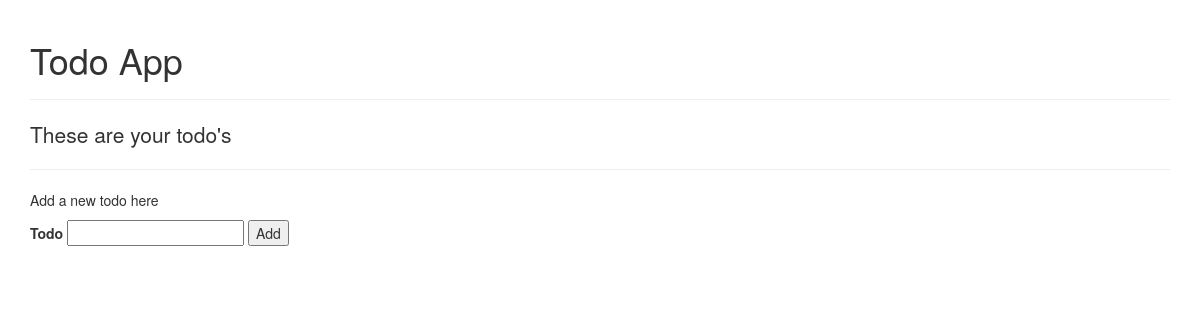
Before: / with the older database file.
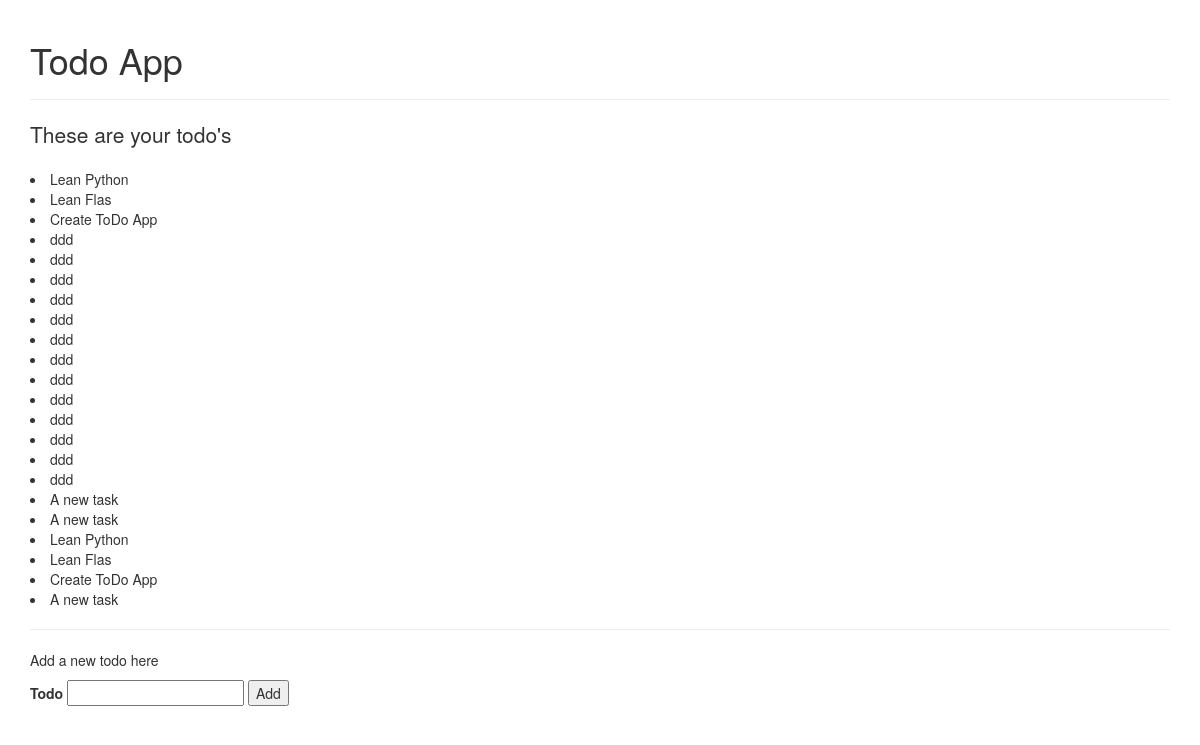
After: the same page with the newer database file.
### app.py (models this page shows)
class Todo(db.Model):
  id = db.Column(db.Integer, primary_key = True)
  todo_text = db.Column(db.String(256), index = True)
  todo_status = db.Column(db.String(12), index = True)

### app.py (the view, shortened to what this page needs)
@app.route('/', methods=["GET", "POST"])
def index():
    return render_template(
       'index.html',
        todos=Todo.query.all(),
        template_form=TodoForm()
        )

### app.py
class TodoForm(FlaskForm):
  todo = StringField("Todo")
  submit = SubmitField("Add")

### templates/index.html (shortened to what this page needs)
<!DOCTYPE html>
<html lang="en">
<head>
    <link rel="stylesheet" href="https://cdn.jsdelivr.net/npm/bootstrap@3.3.7/dist/css/bootstrap.min.css">
<link rel="stylesheet" href="https://cdn.jsdelivr.net/npm/bootstrap@3.3.7/dist/css/bootstrap-theme.min.css">
</head>
<body>
        <div class="container">
          <div class="page-header">
            <h1>Todo App</h1>
          </div>
          <p class="lead">These are your todo's</p>
          {% for todo in todos %}
            <li>{{ todo.todo_text }}</li>
          {% endfor %}
          <hr />
          <p>Add a new todo here</p>
          <form method="POST">
            <p>
              {{ template_form.todo.label }}
              {{ template_form.todo() }}
              {{ template_form.submit() }}
            </p>
          </form>
        </div>
</body>
</html>

Changed rows visible on the page:
added Todo: todo_text "Lean Python"
added Todo: todo_text "Lean Flas"
added Todo: todo_text "Create ToDo App"
added Todo: todo_text "ddd"
added Todo: todo_text "ddd"
added Todo: todo_text "ddd"
added Todo: todo_text "ddd"
added Todo: todo_text "ddd"
added Todo: todo_text "ddd"
added Todo: todo_text "ddd"
added Todo: todo_text "ddd"
added Todo: todo_text "ddd"
added Todo: todo_text "ddd"
added Todo: todo_text "ddd"
added Todo: todo_text "ddd"
added Todo: todo_text "ddd"
added Todo: todo_text "A new task"
added Todo: todo_text "A new task"
added Todo: todo_text "Lean Python"
added Todo: todo_text "Lean Flas"
added Todo: todo_text "Create ToDo App"
added Todo: todo_text "A new task"
